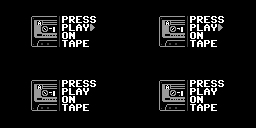
#> input picture images/Titles/PPOT.png, 256 x 128 px; the run also reads 1 picture not shown here
$ python convert_sprites.py
#> lines starting #> are read from the running program, lines starting #| are printed output that depends on the picture
from PIL import Image
import os
from pathlib import Path

def get_shade(rgba, shades, shade):
    if rgba[0] == 252 and rgba[1] == 111 and rgba[2] == 207 and rgba[3] == 255:
        return 0

    w = (254 + shades) // shades
    b = (shade + 1) * w
    return 1 if rgba[0] >= b else 0

def get_mask(rgba):

    if rgba[0] == 252 and rgba[1] == 111 and rgba[2] == 207 and rgba[3] == 255:
        return 0
    return 1 if rgba[3] >= 128 else 0

def convert(fname, shades, sw = None, sh = None, num = None, maskImage = False):

#> called with fname = '../images/Titles/PPOT.png', shades = 4, sw = 128, sh = 64, maskImage = False
    if not (shades >= 2 and shades <= 4):
        print('shades argument must be 2, 3, or 4')
        return None

    im = Image.open(fname).convert('RGBA')
#> im is the input picture: PIL image 256x128 RGBA; mean R, G, B, A 19.4, 19.4, 19.4, 255
    pixels = list(im.getdata())
#> pixels = 32768 items

    masked = maskImage
    q = 0
    for i in pixels:
        q = q + 1
        # [4 lines of commented-out code are left out]
        if i[0] == 252 and i[1] == 111 and i[2] == 207 and i[3] == 255:
            masked = True
            break
        if i[3] < 255:
            # print('masked!!! ')
            # print(q)
            masked = True
            # exit()
            break
#> after the loop, q = 32768

    print('{}, shades {}, masked {}'.format(fname, shades, masked))


    w = im.width
#> w = 256
    h = im.height
#> h = 128
    if sw is None: sw = w
    if sh is None: sh = h
    nw = w // sw
#> nw = 2
    nh = h // sh
#> nh = 2
    if num is None: num = nw * nh
#> num = 4
    sp = (sh + 7) // 8

    if nw * nh <= 0:
        print('%s: Invalid sprite dimensions' % fname)
        return None

    bytes = bytearray([sw, sh])

    for n in range(num):
        bx = (n % nw) * sw
        by = (n // nw) * sh
        for shade in range(shades - 1):
            for p in range(sp):
                for ix in range(sw):
                    x = bx + ix
                    byte = 0
                    mask = 0
                    for iy in range(8):
                        y = p * 8 + iy
                        if y >= sh: break
                        y += by
                        i = y * w + x
                        rgba = pixels[i]
                        byte |= (get_shade(rgba, shades, shade) << iy)
                        mask |= (get_mask(rgba) << iy)
                    bytes += bytearray([byte])
                    if masked:
                        bytes += bytearray([mask])

    return bytes

def convert_header(fname, fout, sym, shades, sw = None, sh = None, num = None, maskImage = False):
    bytes = convert(fname, shades, sw, sh, num, maskImage)
    if bytes is None: return
    with open(fout, 'a') as f:
        # f.write('#pragma once\n\n#include <stdint.h>\n#include <avr/pgmspace.h>\n\n')
        # f.write('constexpr uint8_t %s[] PROGMEM =\n{\n' % sym)
        f.write('uint8_t %s[] = {\n  ' % sym)
        for n in range(len(bytes)):
            if n % 16 == 2:
                f.write('\n  ')
            f.write('%3d,' % bytes[n])
            # f.write(' ' if n % 16 != 15 else '\n')
            # f.write(' ' if n % 18 != 2 else '\n')
            f.write(' ')
        if len(bytes) % 16 != 2:
            f.write('\n')
        f.write('};\n\n')

def deleteFile(filename):
    if os.path.isfile(filename):
        os.remove(filename)

BASE = './images/'
IMAGES = '../images/'

deleteFile(BASE + 'Images.hpp')
deleteFile(BASE + '6x5.hpp')

convert_header(IMAGES + 'Titles/PPOT.png',                                                     BASE + 'Images.hpp', 'PPOT', 4, 128, 64)
convert_header(IMAGES + 'Titles/Sound_Checkbox.png',                                           BASE + 'Images.hpp', 'Sound_Checkbox', 4)
#> the loop in convert (call 2), `for i in pixels:` made 5 passes
#> i on passes 1 to 5: (255, 255, 255, 255), (255, 255, 255, 255), (255, 255, 255, 255), (255, 255, 255, 255), (0, 0, 0, 0)
#| ../images/Titles/Sound_Checkbox.png, shades 4, masked True
#> the loop in convert_header (call 2), `for n in range(len(bytes)):` made 14 passes
convert_header(IMAGES + 'Titles/Title.png',                                                    BASE + 'Images.hpp', 'Title', 4, 48, 48, maskImage=False)
#> call 3 of convert, with fname = '../images/Titles/Title.png', shades = 4, sw = 48, sh = 48, maskImage = False
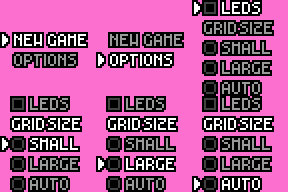
#> input picture images/Titles/Title.png, 144 x 96 px (shown 2 times larger)
#> in convert, im is the input picture: PIL image 144x96 RGBA; mean R, G, B, A 164.7, 86.4, 139.7, 255
#> the loop in convert (call 3), `for i in pixels:` made 1 pass
#> i on pass 1: (252, 111, 207, 255)
#| ../images/Titles/Title.png, shades 4, masked True
convert_header(IMAGES + 'Titles/Select.png',                                                   BASE + 'Images.hpp', 'Select', 4, 48, 40, maskImage=False)
#> call 4 of convert, with fname = '../images/Titles/Select.png', shades = 4, sw = 48, sh = 40, maskImage = False
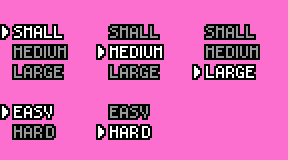
#> input picture images/Titles/Select.png, 144 x 80 px (shown 2 times larger)
#> in convert, im is the input picture: PIL image 144x80 RGBA; mean R, G, B, A 208.8, 100.1, 174.1, 255
#> the loop in convert (call 4), `for i in pixels:` made 1 pass
#| ../images/Titles/Select.png, shades 4, masked True

convert_header(IMAGES + 'Titles/Hooray_00.png',                                                BASE + 'Images.hpp', 'Hooray_00', 4)
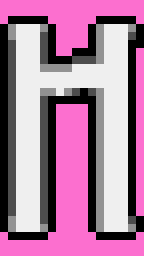
#> input picture images/Titles/Hooray_00.png, 18 x 32 px (shown 8 times larger)
#> in convert, im is the input picture: PIL image 18x32 RGBA; mean R, G, B, A 171.4, 125.7, 156.8, 255
#> the loop in convert (call 5), `for i in pixels:` made 1 pass
#| ../images/Titles/Hooray_00.png, shades 4, masked True
convert_header(IMAGES + 'Titles/Hooray_01.png',                                                BASE + 'Images.hpp', 'Hooray_01', 4)
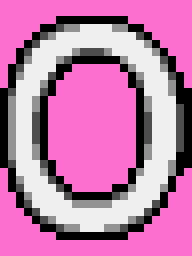
#> input picture images/Titles/Hooray_01.png, 24 x 32 px (shown 8 times larger)
#> in convert, im is the input picture: PIL image 24x32 RGBA; mean R, G, B, A 190.8, 123.4, 169.3, 255
#> the loop in convert (call 6), `for i in pixels:` made 1 pass
#| ../images/Titles/Hooray_01.png, shades 4, masked True
#> (the run stopped early here; a loop or call above may not have finished)
